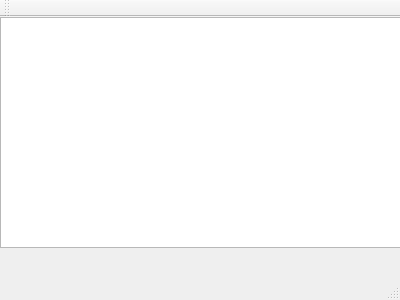
<?xml version="1.0" encoding="UTF-8"?>
<ui version="4.0">
 <class>game_window</class>
 <widget class="QMainWindow" name="game_window">
  <property name="geometry">
   <rect>
    <x>0</x>
    <y>0</y>
    <width>400</width>
    <height>300</height>
   </rect>
  </property>
  <property name="windowTitle">
   <string>game_window</string>
  </property>
  <widget class="QWidget" name="centralWidget">
   <widget class="QGraphicsView" name="graphicsView">
    <property name="geometry">
     <rect>
      <x>0</x>
      <y>0</y>
      <width>401</width>
      <height>231</height>
     </rect>
    </property>
   </widget>
  </widget>
  <widget class="QMenuBar" name="menuBar">
   <property name="geometry">
    <rect>
     <x>0</x>
     <y>0</y>
     <width>400</width>
     <height>30</height>
    </rect>
   </property>
  </widget>
  <widget class="QToolBar" name="mainToolBar">
   <attribute name="toolBarArea">
    <enum>TopToolBarArea</enum>
   </attribute>
   <attribute name="toolBarBreak">
    <bool>false</bool>
   </attribute>
  </widget>
  <widget class="QStatusBar" name="statusBar"/>
 </widget>
 <layoutdefault spacing="6" margin="11"/>
 <resources/>
 <connections/>
</ui>
